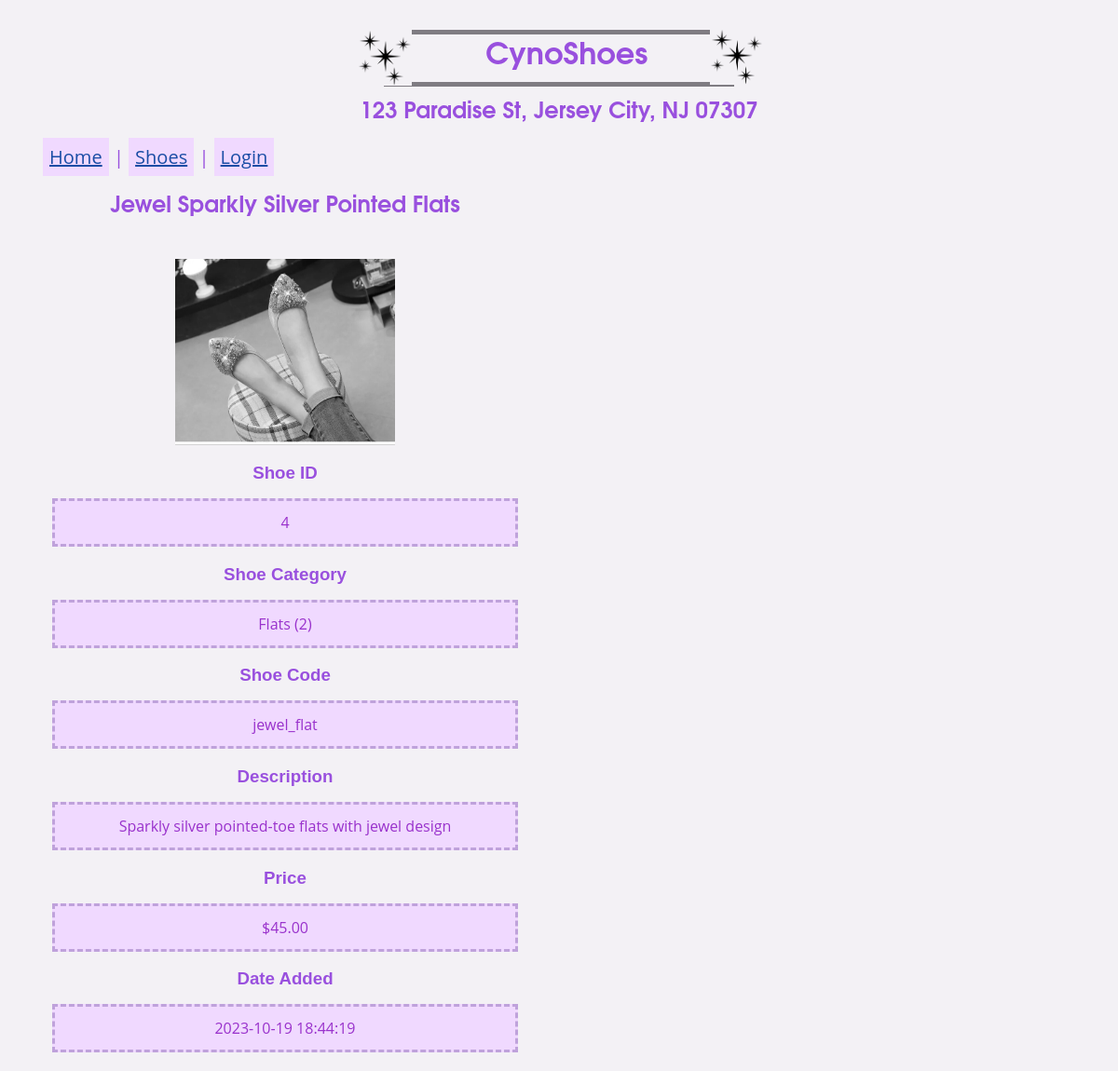
/section001assignment/shoe_details.php?shoe_id=4, run on the app's committed database.
### tables this page shows
CREATE TABLE IF NOT EXISTS `shoes` (
`shoeID` int(11) NOT NULL,
  `shoeCategoryID` int(11) NOT NULL,
  `shoeCode` varchar(10) NOT NULL,
  `shoeName` varchar(255) NOT NULL,
  `description` text NOT NULL,
  `price` decimal(10,2) NOT NULL,
  `dateAdded` datetime NOT NULL
);

CREATE TABLE IF NOT EXISTS `shoeCategories` (
`shoeCategoryID` int(11) NOT NULL,
  `shoeCategoryName` varchar(255) NOT NULL,
  `dateAdded` datetime NOT NULL
);

### section001assignment/shoe_details.php (the view, shortened to what this page needs)
<?php
    $db = getDB();
    if (isset($_GET['shoe_id'])) {
        $shoe_id = $_GET['shoe_id'];
        $query = 'SELECT * FROM shoes WHERE shoeID = :shoe_id';
        $statement1 = $db->prepare($query);
        $statement1->bindValue(':shoe_id', $shoe_id);
        $statement1->execute();
        $shoe = $statement1->fetch();
        $shoe_category_id = $shoe['shoeCategoryID'];
        $shoe_code = $shoe['shoeCode'];
        $shoe_name = $shoe['shoeName'];
        $description = $shoe['description'];
        $price = $shoe['price'];
        $date_added = $shoe['dateAdded'];
        $queryShoeCategory = 'SELECT * FROM shoeCategories WHERE shoeCategoryID = :shoe_category_id';
        $statement2 = $db->prepare($queryShoeCategory);
        $statement2->bindValue(':shoe_category_id', $shoe_category_id);
        $statement2->execute();
        $shoe_category = $statement2->fetch();
        $shoe_category_name = $shoe_category['shoeCategoryName'];
        $shoe_img = 'images/' . $shoe_code . '-modified.jpg';
    }
?>
<html>
    <head>
        <link rel="stylesheet" href="styles.css" />
    </head>
    <body>
        <?php
            include('header.php');
            include('menu.php');
        ?>
        <main>
            <div id="shoe_details_body" style="text-align: center; align-self: center; ">
                <h2><?php echo $shoe_name; ?></h2>
                <br>
                <img id="shoe_img" src="<?php echo $shoe_img; ?>" alt="Mariposa White Sneakers" height="200" />
                <h3>Shoe ID</h3>
                <p><?php echo $shoe_id; ?></p>
                <h3>Shoe Category</h3>
                <p><?php echo $shoe_category_name . " (" . $shoe_category_id . ")"; ?></p>
                <h3>Shoe Code</h3>
                <p><?php echo $shoe_code; ?></p>
                <h3>Description</h3>
                <p><?php echo $description; ?></p>
                <h3>Price</h3>
                <p><?php echo "$" . $price; ?></p>
                <h3>Date Added</h3>
                <p><?php echo $date_added; ?></p>
            </div>
        </main>
    </body>
</html>

### section001assignment/styles.css (style rules this page uses)
* { color: #9950de; background-color: #F3F1F5; }
html { height: 90%; }
h2 { font-family: Avantgarde, TeX Gyre Adventor, URW Gothic L, sans-serif; height: 6%; width: 500px; margin: auto; text-align: center; }
h3 { font-family: Verdana, sans-serif; margin-bottom: 0em; }
body { font-family: Open Sans, sans-serif; padding: 0.5em; border: 5px thick ; }
main { font-family: Open Sans, sans-serif; margin: 1em; padding: 0em 0.75em 0em 0.75em; }
p { font-family: Open Sans, sans-serif; padding: 0.75em; border: 3px dashed #BFA2DB; background-color: #F0D9FF; margin-bottom: 1em; color: darkorchid; }
div { float: left; margin: 0.5em; padding: 0.25em; }

### data on the page
shoes: shoeName "Jewel Sparkly Silver Pointed Flats", shoeCode (picture), shoeCategoryID "2", shoeCode "jewel_flat", description "Sparkly silver pointed-toe flats with jewel design", price "45.00", dateAdded "2023-10-19 18:44:19"
shoecategories: shoeCategoryName "Flats"

### other printed values
$shoe_id "4"
